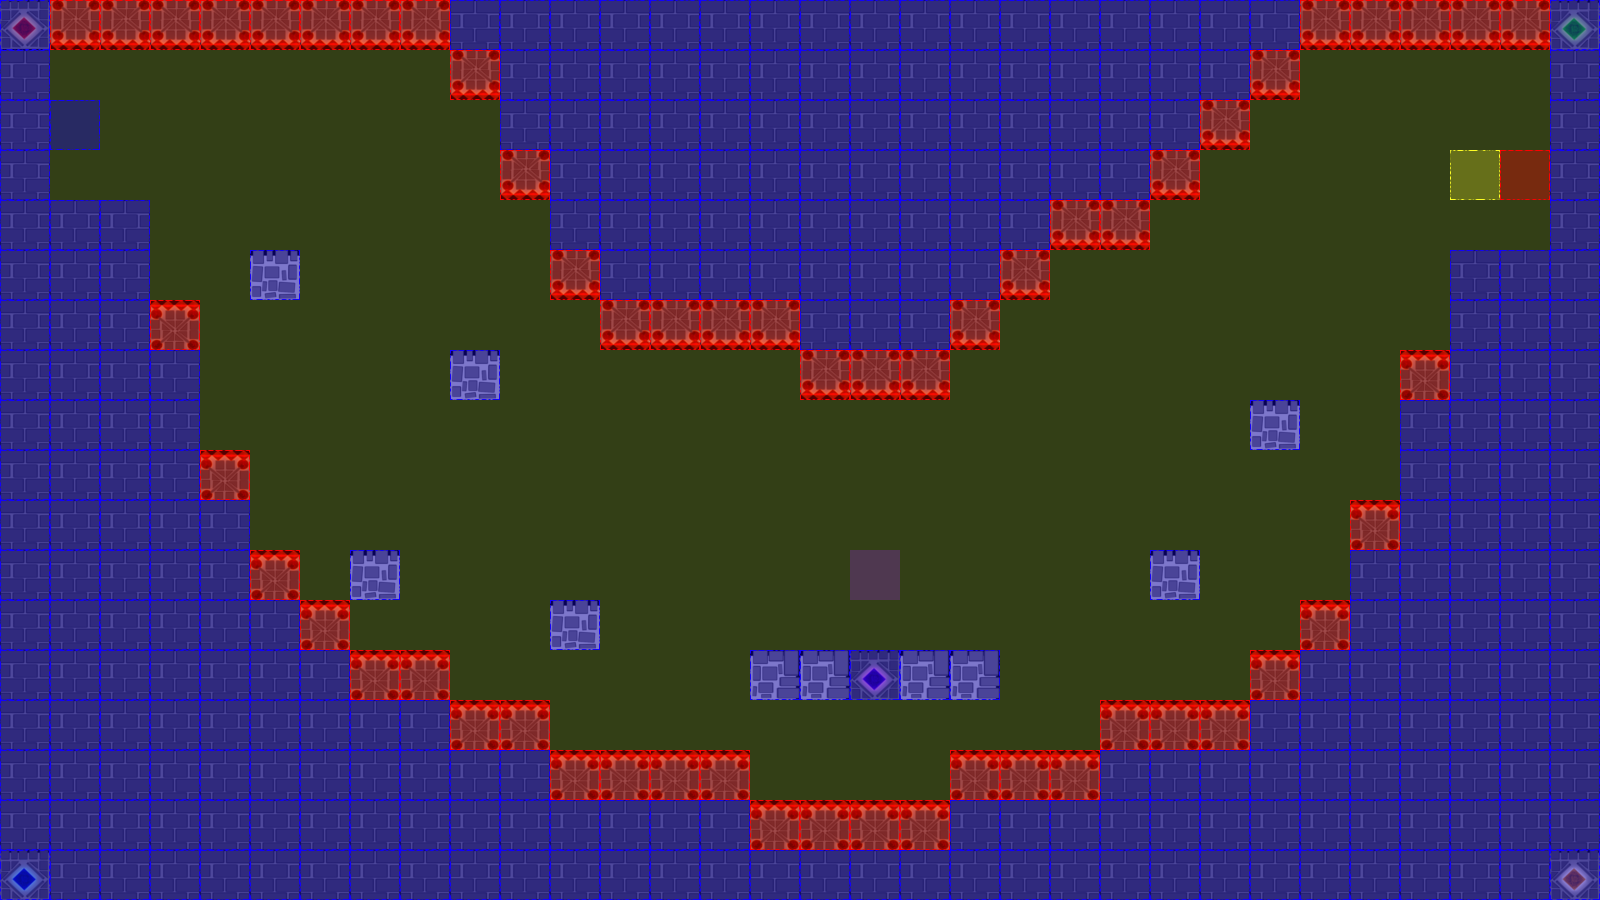

The image is a tile-based game level rendered from a .tmx file. Its description and source (layers, tilesets, objects; grid data summarised) follow:
An orthogonal 32x18 tile map with 50x50 px tiles, 3 tile layers (terrain, collision, event), 2 tilesets.

<map version="1.0" orientation="orthogonal" renderorder="left-up" width="32" height="18" tilewidth="50" tileheight="50" nextobjectid="3">
 <tileset firstgid="1" name="castleTile" tilewidth="50" tileheight="50" tilecount="36" columns="6">
  <image source="tiles/castleTile.png" width="300" height="300" />
 </tileset>
 <tileset firstgid="37" name="collisionTile" tilewidth="50" tileheight="50" tilecount="12" columns="3">
  <image source="tiles/collisionTile.png" width="150" height="200" />
 </tileset>
 <layer name="terrain" width="32" height="18">
  <data>[576 cells, 333 non-empty, 10 distinct tile ids]</data>
 </layer>
 <layer name="collision" width="32" height="18">
  <data>[576 cells, 576 non-empty, 3 distinct tile ids]</data>
 </layer>
 <layer name="event" width="32" height="18">
  <data>[576 cells, 4 non-empty, 4 distinct tile ids]</data>
 </layer>
</map>
